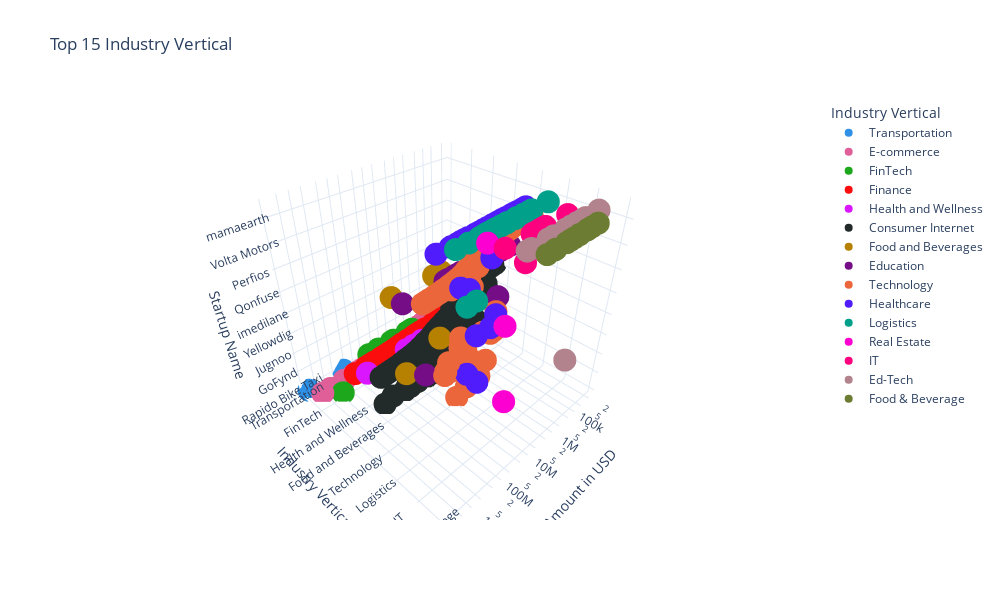

Here is the notebook cell this chart was saved with:
### Code cell
# 3d scatter plot
fig = px.scatter_3d(df_top_industry_vertical, x="Amount in USD", y="Industry Vertical", z="Startup Name", color="Industry Vertical", hover_name="Startup Name", log_x=True, size_max=60,
                title="Top 15 Industry Vertical", labels={"Amount in USD": "Amount in USD", "Industry Vertical": "Industry Vertical"},
                width=1000, height=600, color_discrete_sequence=px.colors.qualitative.Dark24, template='plotly_white')
fig.show()

### Figure 1 — Plotly figure (JSON) as saved in the notebook; plotly's stock layout.template omitted (floating-point values rounded to 4 significant figures; data arrays with more than 128 entries replaced by an {"elided": "..."} marker saying what was removed)
{"data": [{"hovertemplate": "<b>%{hovertext}</b><br><br>Industry Vertical=%{y}<br>Amount in USD=%{x}<br>Startup Name=%{z}<extra></extra>", "hovertext": ["Rapido Bike Taxi", "Vogo Automotive", "Shuttl", "Patel Logistics", "Shuttl", "Vogo Automotive Pvt. Ltd.", "eBikeGo"], "legendgroup": "Transportation", "marker": {"color": "#2E91E5", "symbol": "circle"}, "mode": "markers", "name": "Transportation", "scene": "scene", "showlegend": true, "type": "scatter3d", "x": [3900000000, 283000000, 8048394, 5600000, 5000000, 3584000, 300000], "y": ["Transportation", "Transportation", "Transportation", "Transportation", "Transportation", "Transportation", "Transportation"], "z": ["Rapido Bike Taxi", "Vogo Automotive", "Shuttl", "Patel Logistics", "Shuttl", "Vogo Automotive Pvt. Ltd.", "eBikeGo"]}, {"hovertemplate": "<b>%{hovertext}</b><br><br>Industry Vertical=%{y}<br>Amount in USD=%{x}<br>Startup Name=%{z}<extra></extra>", "hovertext": {"elided": "300 str values"}, "legendgroup": "E-commerce", "marker": {"color": "#E15F99", "symbol": "circle"}, "mode": "markers", "name": "E-commerce", "scene": "scene", "showlegend": true, "type": "scatter3d", "x": {"elided": "300 int values"}, "y": {"elided": "300 str values"}, "z": {"elided": "300 str values"}}, {"hovertemplate": "<b>%{hovertext}</b><br><br>Industry Vertical=%{y}<br>Amount in USD=%{x}<br>Startup Name=%{z}<extra></extra>", "hovertext": ["Paytm", "Tala", "Biz2Credit", "Aye Finance", "OkCredit", "INDwealth", "FPL Technologies", "Setu", "Cashflo", "wealthbucket"], "legendgroup": "FinTech", "marker": {"color": "#1CA71C", "symbol": "circle"}, "mode": "markers", "name": "FinTech", "scene": "scene", "showlegend": true, "type": "scatter3d", "x": [1000000000, 110000000, 52000000, 17411265, 15500000, 15000000, 4500000, 3500000, 3300000, 3000000], "y": ["FinTech", "FinTech", "FinTech", "FinTech", "FinTech", "FinTech", "FinTech", "FinTech", "FinTech", "FinTech"], "z": ["Paytm", "Tala", "Biz2Credit", "Aye Finance", "OkCredit", "INDwealth", "FPL Technologies", "Setu", "Cashflo", "wealthbucket"]}, {"hovertemplate": "<b>%{hovertext}</b><br><br>Industry Vertical=%{y}<br>Amount in USD=%{x}<br>Startup Name=%{z}<extra></extra>", "hovertext": ["True North", "Edelweiss", "Epiq Capital", "Alteria Capital", "Lendingkart", "BharatPe", "Varthana", "NeoGrowth Credit", "Kuvera", "InCred Finance", "MSE", "Ofbusiness", "pi Ventures", "Samunnati", "Annapurna Finance", "Capital Float", "AyeFinance", "Spandana Sphoorty", "RenewBuy", "Black Soil", "NeoGrowth", "EarlySalary", "Drip capital", "Alpha Capital", "CoinTribe", "IDG Ventures", "Avail Finance", "Aye Finance", "Aye Finance", "SaveBC", "ISFC", "InCred", "Samunnati Financial Intermediation & Services Pvt. Ltd", "Progcap", "Kinara Capital", "Veritas Finance", "Lendingkart", "AyeFinance", "OptaCredit", "AyeFinance", "Villgro", "Fisdom", "Smartcoin", "Aashiyaan", "mintifi", "GramCover", "Sqqrl", "Finzy", "MyLoanCare", "Prest Loans", "Vola", "Buddy", "Nivesh", "OpenTap", "happay", "Mihuru", "Fincash", "HealthFin", "Crowdera", "Loanzen", "1Crowd", "LenDenClub"], "legendgroup": "Finance", "marker": {"color": "#FB0D0D", "symbol": "circle"}, "mode": "markers", "name": "Finance", "scene": "scene", "showlegend": true, "type": "scatter3d", "x": [600000000, 270000000, 200000000, 140000000, 87000000, 75000000, 55000000, 47000000, 45000000, 42000000, 32000000, 29000000, 25000000, 23500000, 23000000, 22000000, 21500000, 19500000, 19000000, 17000000, 16000000, 15700000, 15000000, 14800000, 10000000, 10000000, 9000000, 8000000, 6240000, 6000000, 6000000, 5900000, 5000000, 5000000, 5000000, 4700000, 4700000, 4600000, 4000000, 3800000, 3500000, 3000000, 2000000, 2000000, 2000000, 1000000, 1000000, 1000000, 978000, 570000, 500000, 500000, 450000, 450000, 250000, 150000, 150000, null, null, null, null, null], "y": ["Finance", "Finance", "Finance", "Finance", "Finance", "Finance", "Finance", "Finance", "Finance", "Finance", "Finance", "Finance", "Finance", "Finance", "Finance", "Finance", "Finance", "Finance", "Finance", "Finance", "Finance", "Finance", "Finance", "Finance", "Finance", "Finance", "Finance", "Finance", "Finance", "Finance", "Finance", "Finance", "Finance", "Finance", "Finance", "Finance", "Finance", "Finance", "Finance", "Finance", "Finance", "Finance", "Finance", "Finance", "Finance", "Finance", "Finance", "Finance", "Finance", "Finance", "Finance", "Finance", "Finance", "Finance", "Finance", "Finance", "Finance", "Finance", "Finance", "Finance", "Finance", "Finance"], "z": ["True North", "Edelweiss", "Epiq Capital", "Alteria Capital", "Lendingkart", "BharatPe", "Varthana", "NeoGrowth Credit", "Kuvera", "InCred Finance", "MSE", "Ofbusiness", "pi Ventures", "Samunnati", "Annapurna Finance", "Capital Float", "AyeFinance", "Spandana Sphoorty", "RenewBuy", "Black Soil", "NeoGrowth", "EarlySalary", "Drip capital", "Alpha Capital", "CoinTribe", "IDG Ventures", "Avail Finance", "Aye Finance", "Aye Finance", "SaveBC", "ISFC", "InCred", "Samunnati Financial Intermediation & Services Pvt. Ltd", "Progcap", "Kinara Capital", "Veritas Finance", "Lendingkart", "AyeFinance", "OptaCredit", "AyeFinance", "Villgro", "Fisdom", "Smartcoin", "Aashiyaan", "mintifi", "GramCover", "Sqqrl", "Finzy", "MyLoanCare", "Prest Loans", "Vola", "Buddy", "Nivesh", "OpenTap", "happay", "Mihuru", "Fincash", "HealthFin", "Crowdera", "Loanzen", "1Crowd", "LenDenClub"]}, {"hovertemplate": "<b>%{hovertext}</b><br><br>Industry Vertical=%{y}<br>Amount in USD=%{x}<br>Startup Name=%{z}<extra></extra>", "hovertext": ["GOQii", "Vyome Therapeutics Inc.", "Healthians", "HealthifyMe", "Misters", "Azah"], "legendgroup": "Health and Wellness", "marker": {"color": "#DA16FF", "symbol": "circle"}, "mode": "markers", "name": "Health and Wellness", "scene": "scene", "showlegend": true, "type": "scatter3d", "x": [450000000, 22000000, 12000000, 6000000, 486000, 200000], "y": ["Health and Wellness", "Health and Wellness", "Health and Wellness", "Health and Wellness", "Health and Wellness", "Health and Wellness"], "z": ["GOQii", "Vyome Therapeutics Inc.", "Healthians", "HealthifyMe", "Misters", "Azah"]}, {"hovertemplate": "<b>%{hovertext}</b><br><br>Industry Vertical=%{y}<br>Amount in USD=%{x}<br>Startup Name=%{z}<extra></extra>", "hovertext": {"elided": "941 str values"}, "legendgroup": "Consumer Internet", "marker": {"color": "#222A2A", "symbol": "circle"}, "mode": "markers", "name": "Consumer Internet", "scene": "scene", "showlegend": true, "type": "scatter3d", "x": {"elided": "941 int values"}, "y": {"elided": "941 str values"}, "z": {"elided": "941 str values"}}, {"hovertemplate": "<b>%{hovertext}</b><br><br>Industry Vertical=%{y}<br>Amount in USD=%{x}<br>Startup Name=%{z}<extra></extra>", "hovertext": ["Zomato", "Swiggy", "Bira91", "HungerBox", "Bira91", "Daalchini Technologies", "holachef", "GoDesi", "Burger Singh"], "legendgroup": "Food and Beverages", "marker": {"color": "#B68100", "symbol": "circle"}, "mode": "markers", "name": "Food and Beverages", "scene": "scene", "showlegend": true, "type": "scatter3d", "x": [200000000, 100000000, 10000000, 6590000, 5600000, 500000, 311200, 138995, null], "y": ["Food and Beverages", "Food and Beverages", "Food and Beverages", "Food and Beverages", "Food and Beverages", "Food and Beverages", "Food and Beverages", "Food and Beverages", "Food and Beverages"], "z": ["Zomato", "Swiggy", "Bira91", "HungerBox", "Bira91", "Daalchini Technologies", "holachef", "GoDesi", "Burger Singh"]}, {"hovertemplate": "<b>%{hovertext}</b><br><br>Industry Vertical=%{y}<br>Amount in USD=%{x}<br>Startup Name=%{z}<extra></extra>", "hovertext": ["Furtados School of Music", "Byjus", "EduPristine", "Rao IIT Academy", "Eruditus", "Simplilearn", "Avanti Learning", "CueMath", "MyCity4Kids", "Sunstone Eduversity Pvt. Ltd", "EduAce Services", "Imarticus Learning", "Convegenius", "Justdakhila.com", "TopRankers", "Genius Corner", "Myly", "MyChild App", "Gyaanzone", "Prepathon", "Fundamentor", "Vahan", "Magic Crate", "Career360"], "legendgroup": "Education", "marker": {"color": "#750D86", "symbol": "circle"}, "mode": "markers", "name": "Education", "scene": "scene", "showlegend": true, "type": "scatter3d", "x": [200000000, 50000000, 10000000, 8600000, 8200000, 6000000, 5000000, 4000000, 3000000, 1500000, 1000000, 1000000, 900000, 750000, 670000, 278000, 100000, 100000, 45000, null, null, null, null, null], "y": ["Education", "Education", "Education", "Education", "Education", "Education", "Education", "Education", "Education", "Education", "Education", "Education", "Education", "Education", "Education", "Education", "Education", "Education", "Education", "Education", "Education", "Education", "Education", "Education"], "z": ["Furtados School of Music", "Byjus", "EduPristine", "Rao IIT Academy", "Eruditus", "Simplilearn", "Avanti Learning", "CueMath", "MyCity4Kids", "Sunstone Eduversity Pvt. Ltd", "EduAce Services", "Imarticus Learning", "Convegenius", "Justdakhila.com", "TopRankers", "Genius Corner", "Myly", "MyChild App", "Gyaanzone", "Prepathon", "Fundamentor", "Vahan", "Magic Crate", "Career360"]}, {"hovertemplate": "<b>%{hovertext}</b><br><br>Industry Vertical=%{y}<br>Amount in USD=%{x}<br>Startup Name=%{z}<extra></extra>", "hovertext": {"elided": "478 str values"}, "legendgroup": "Technology", "marker": {"color": "#EB663B", "symbol": "circle"}, "mode": "markers", "name": "Technology", "scene": "scene", "showlegend": true, "type": "scatter3d", "x": {"elided": "478 int values"}, "y": {"elided": "478 str values"}, "z": {"elided": "478 str values"}}, {"hovertemplate": "<b>%{hovertext}</b><br><br>Industry Vertical=%{y}<br>Amount in USD=%{x}<br>Startup Name=%{z}<extra></extra>", "hovertext": ["Shape", "Healthcare at Home", "Puro Wellness", "Portea", "Tynor Othontics", "Medwell Ventures", "Asia Institute Of Medical Science", "iGenetics", "Sigtuple", "Medikabazaar", "healthifyme", "CureFit", "MedGenome", "Axio", "OncoStem", "MyUpchar", "Healthsignz", "mfine", "MamaEarth", "Care24", "medECUBE", "Healthi", "Cult", "Wellthy", "The Healthy Billions", "Vyome Biosciences", "Doxper", "Address Health", "eKincare", "MobieFit", "PeeSafe", "PeeSafe.in", "Letsmd", "3HCare", "Cygnus Hospitals", "Karma Healthcare", "5th Vital", "PeeBuddy", "Touchkin", "NirogStreet", "Pramati", "HWell24", "MEngage", "Life Circle", "PlanMy MedicalTrip", "iNICU", "Zoctr", "Theranosis", "Pregbuddy", "mamaearth", "Visit", "MedTel", "Predible Health", "HWell24 Plus", "Curatio", "HealthIntel", "QorQI", "Niramai", "Xcode", "Tricog", "MobiDent", "HEAL Institute", "Consure Medical", "Cult Fitness", "Transcell", "LiveNutriFit", "Invictus Oncology", "Obino", "Remidio", "Saral Designs", "Gajty"], "legendgroup": "Healthcare", "marker": {"color": "#511CFB", "symbol": "circle"}, "mode": "markers", "name": "Healthcare", "scene": "scene", "showlegend": true, "type": "scatter3d", "x": [100000000, 40000000, 37000000, 26000000, 21000000, 21000000, 21000000, 19500000, 19000000, 15800000, 12000000, 10000000, 10000000, 7400000, 6000000, 5000000, 5000000, 4200000, 4000000, 4000000, 4000000, 3100000, 3000000, 2100000, 2100000, 2000000, 1900000, 1500000, 1500000, 1350000, 1000000, 1000000, 1000000, 1000000, 750000, 500000, 500000, 443000, 400000, 300000, 200000, 200000, 175000, 150000, 150000, null, null, null, null, null, null, null, null, null, null, null, null, null, null, null, null, null, null, null, null, null, null, null, null, null, null], "y": ["Healthcare", "Healthcare", "Healthcare", "Healthcare", "Healthcare", "Healthcare", "Healthcare", "Healthcare", "Healthcare", "Healthcare", "Healthcare", "Healthcare", "Healthcare", "Healthcare", "Healthcare", "Healthcare", "Healthcare", "Healthcare", "Healthcare", "Healthcare", "Healthcare", "Healthcare", "Healthcare", "Healthcare", "Healthcare", "Healthcare", "Healthcare", "Healthcare", "Healthcare", "Healthcare", "Healthcare", "Healthcare", "Healthcare", "Healthcare", "Healthcare", "Healthcare", "Healthcare", "Healthcare", "Healthcare", "Healthcare", "Healthcare", "Healthcare", "Healthcare", "Healthcare", "Healthcare", "Healthcare", "Healthcare", "Healthcare", "Healthcare", "Healthcare", "Healthcare", "Healthcare", "Healthcare", "Healthcare", "Healthcare", "Healthcare", "Healthcare", "Healthcare", "Healthcare", "Healthcare", "Healthcare", "Healthcare", "Healthcare", "Healthcare", "Healthcare", "Healthcare", "Healthcare", "Healthcare", "Healthcare", "Healthcare", "Healthcare"], "z": ["Shape", "Healthcare at Home", "Puro Wellness", "Portea", "Tynor Othontics", "Medwell Ventures", "Asia Institute Of Medical Science", "iGenetics", "Sigtuple", "Medikabazaar", "healthifyme", "CureFit", "MedGenome", "Axio", "OncoStem", "MyUpchar", "Healthsignz", "mfine", "MamaEarth", "Care24", "medECUBE", "Healthi", "Cult", "Wellthy", "The Healthy Billions", "Vyome Biosciences", "Doxper", "Address Health", "eKincare", "MobieFit", "PeeSafe", "PeeSafe.in", "Letsmd", "3HCare", "Cygnus Hospitals", "Karma Healthcare", "5th Vital", "PeeBuddy", "Touchkin", "NirogStreet", "Pramati", "HWell24", "MEngage", "Life Circle", "PlanMy MedicalTrip", "iNICU", "Zoctr", "Theranosis", "Pregbuddy", "mamaearth", "Visit", "MedTel", "Predible Health", "HWell24 Plus", "Curatio", "HealthIntel", "QorQI", "Niramai", "Xcode", "Tricog", "MobiDent", "HEAL Institute", "Consure Medical", "Cult Fitness", "Transcell", "LiveNutriFit", "Invictus Oncology", "Obino", "Remidio", "Saral Designs", "Gajty"]}, {"hovertemplate": "<b>%{hovertext}</b><br><br>Industry Vertical=%{y}<br>Amount in USD=%{x}<br>Startup Name=%{z}<extra></extra>", "hovertext": ["Blackbuck", "Ecom Express", "Delhivery", "Rivigo", "TruckingCube", "Blackbuck", "Leap India", "LetsTransport", "Origo Commodities India Pvt. Ltd", "Shadowfox", "4tigo", "Pando", "BlackBuck", "Schedulers Logistics", "The Porter", "Emiza", "TruxApp", "WoW Express", "Grab.in", "StanPlus", "Connect India", "Shipsy", "Truckola", "The Porter", "MaalGaadi", "SpeedBox", "Zebroads", "Box My Space", "VDeliver", "Loadshare", "GoComet", "Pikkol", "Pikkol", "Quickli", "Gobolt", "Derbii", "LogiNext"], "legendgroup": "Logistics", "marker": {"color": "#00A08B", "symbol": "circle"}, "mode": "markers", "name": "Logistics", "scene": "scene", "showlegend": true, "type": "scatter3d", "x": [70000000, 30000000, 30000000, 15000000, 14900000, 14680000, 13000000, 12000000, 11000000, 10000000, 10000000, 9000000, 7700000, 6000000, 5500000, 4500000, 3100000, 2200000, 2000000, 1100000, 1000000, 1000000, 595000, 500000, 375000, 300000, 75000, null, null, null, null, null, null, null, null, null, null], "y": ["Logistics", "Logistics", "Logistics", "Logistics", "Logistics", "Logistics", "Logistics", "Logistics", "Logistics", "Logistics", "Logistics", "Logistics", "Logistics", "Logistics", "Logistics", "Logistics", "Logistics", "Logistics", "Logistics", "Logistics", "Logistics", "Logistics", "Logistics", "Logistics", "Logistics", "Logistics", "Logistics", "Logistics", "Logistics", "Logistics", "Logistics", "Logistics", "Logistics", "Logistics", "Logistics", "Logistics", "Logistics"], "z": ["Blackbuck", "Ecom Express", "Delhivery", "Rivigo", "TruckingCube", "Blackbuck", "Leap India", "LetsTransport", "Origo Commodities India Pvt. Ltd", "Shadowfox", "4tigo", "Pando", "BlackBuck", "Schedulers Logistics", "The Porter", "Emiza", "TruxApp", "WoW Express", "Grab.in", "StanPlus", "Connect India", "Shipsy", "Truckola", "The Porter", "MaalGaadi", "SpeedBox", "Zebroads", "Box My Space", "VDeliver", "Loadshare", "GoComet", "Pikkol", "Pikkol", "Quickli", "Gobolt", "Derbii", "LogiNext"]}, {"hovertemplate": "<b>%{hovertext}</b><br><br>Industry Vertical=%{y}<br>Amount in USD=%{x}<br>Startup Name=%{z}<extra></extra>", "hovertext": ["Tata Housing", "Innov8", "MyGubbi", "Wired Hub", "BHIVE", "Qdesq"], "legendgroup": "Real Estate", "marker": {"color": "#FB00D1", "symbol": "circle"}, "mode": "markers", "name": "Real Estate", "scene": "scene", "showlegend": true, "type": "scatter3d", "x": [23000000, 4000000, 2500000, null, null, null], "y": ["Real Estate", "Real Estate", "Real Estate", "Real Estate", "Real Estate", "Real Estate"], "z": ["Tata Housing", "Innov8", "MyGubbi", "Wired Hub", "BHIVE", "Qdesq"]}, {"hovertemplate": "<b>%{hovertext}</b><br><br>Industry Vertical=%{y}<br>Amount in USD=%{x}<br>Startup Name=%{z}<extra></extra>", "hovertext": ["Capillary", "Anchanto", "Narvar", "Disprz", "Elucidata", "Credy", "Entropik", "19th mile"], "legendgroup": "IT", "marker": {"color": "#FC0080", "symbol": "circle"}, "mode": "markers", "name": "IT", "scene": "scene", "showlegend": true, "type": "scatter3d", "x": [20000000, 4000000, 3000000, 2500000, 1700000, 1400000, 1100000, 180000], "y": ["IT", "IT", "IT", "IT", "IT", "IT", "IT", "IT"], "z": ["Capillary", "Anchanto", "Narvar", "Disprz", "Elucidata", "Credy", "Entropik", "19th mile"]}, {"hovertemplate": "<b>%{hovertext}</b><br><br>Industry Vertical=%{y}<br>Amount in USD=%{x}<br>Startup Name=%{z}<extra></extra>", "hovertext": ["IMAX Program", "Vedantu", "Littlemore", "quizizz", "Edureka", "Avishkaar Box", "Shirsa Labs", "Nayi Disha", "kidovators", "IndigoLearn", "Toppr", "Kriger Campus", "Chrysalis", "Purple Squirrel"], "legendgroup": "Ed-Tech", "marker": {"color": "#B2828D", "symbol": "circle"}, "mode": "markers", "name": "Ed-Tech", "scene": "scene", "showlegend": true, "type": "scatter3d", "x": [13500000, 10000000, 3000000, 3000000, 2000000, 772500, 500000, 300000, 180000, 150000, 100000, 46140, null, null], "y": ["Ed-Tech", "Ed-Tech", "Ed-Tech", "Ed-Tech", "Ed-Tech", "Ed-Tech", "Ed-Tech", "Ed-Tech", "Ed-Tech", "Ed-Tech", "Ed-Tech", "Ed-Tech", "Ed-Tech", "Ed-Tech"], "z": ["IMAX Program", "Vedantu", "Littlemore", "quizizz", "Edureka", "Avishkaar Box", "Shirsa Labs", "Nayi Disha", "kidovators", "IndigoLearn", "Toppr", "Kriger Campus", "Chrysalis", "Purple Squirrel"]}, {"hovertemplate": "<b>%{hovertext}</b><br><br>Industry Vertical=%{y}<br>Amount in USD=%{x}<br>Startup Name=%{z}<extra></extra>", "hovertext": ["Big Fish Ventures", "Faasos", "B9 Beverages", "RAW Pressery", "WayCool", "GoldFarm", "Fresh Food Concepts", "Hello Curry", "Yumlane", "Bonhomia", "MyGreens", "Dropkaffe", "FYRE", "Biryani Blues", "Chai Thela", "Chevon", "HealthSutra", "Sattviko", "Drums Food", "Bonhomia", "Tpot", "Roll Mafia", "WIMWI Foods"], "legendgroup": "Food & Beverage", "marker": {"color": "#6C7C32", "symbol": "circle"}, "mode": "markers", "name": "Food & Beverage", "scene": "scene", "showlegend": true, "type": "scatter3d", "x": [11100000, 6300000, 6000000, 6000000, 2700000, 2000000, 2000000, 1500000, 1000000, 1000000, 1000000, 550000, 500000, 368000, 218000, null, null, null, null, null, null, null, null], "y": ["Food & Beverage", "Food & Beverage", "Food & Beverage", "Food & Beverage", "Food & Beverage", "Food & Beverage", "Food & Beverage", "Food & Beverage", "Food & Beverage", "Food & Beverage", "Food & Beverage", "Food & Beverage", "Food & Beverage", "Food & Beverage", "Food & Beverage", "Food & Beverage", "Food & Beverage", "Food & Beverage", "Food & Beverage", "Food & Beverage", "Food & Beverage", "Food & Beverage", "Food & Beverage"], "z": ["Big Fish Ventures", "Faasos", "B9 Beverages", "RAW Pressery", "WayCool", "GoldFarm", "Fresh Food Concepts", "Hello Curry", "Yumlane", "Bonhomia", "MyGreens", "Dropkaffe", "FYRE", "Biryani Blues", "Chai Thela", "Chevon", "HealthSutra", "Sattviko", "Drums Food", "Bonhomia", "Tpot", "Roll Mafia", "WIMWI Foods"]}], "layout": {"height": 600, "legend": {"title": {"text": "Industry Vertical"}, "tracegroupgap": 0}, "scene": {"domain": {"x": [0, 1], "y": [0, 1]}, "xaxis": {"title": {"text": "Amount in USD"}, "type": "log"}, "yaxis": {"categoryarray": ["Transportation", "E-commerce", "FinTech", "Finance", "Health and Wellness", "Consumer Internet", "Food and Beverages", "Education", "Technology", "Healthcare", "Logistics", "Real Estate", "IT", "Ed-Tech", "Food & Beverage"], "categoryorder": "array", "title": {"text": "Industry Vertical"}}, "zaxis": {"title": {"text": "Startup Name"}}}, "title": {"text": "Top 15 Industry Vertical"}, "width": 1000}}
